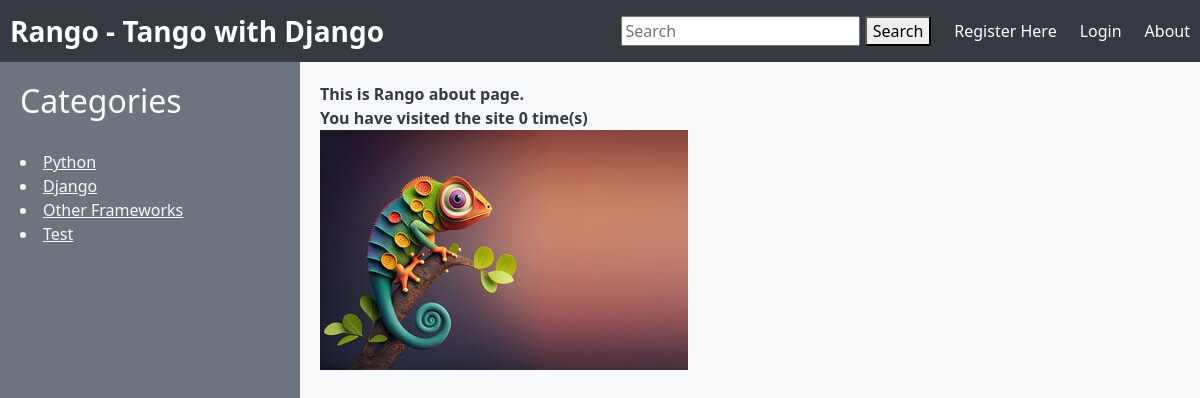
The app's page /rango/about/, older data.
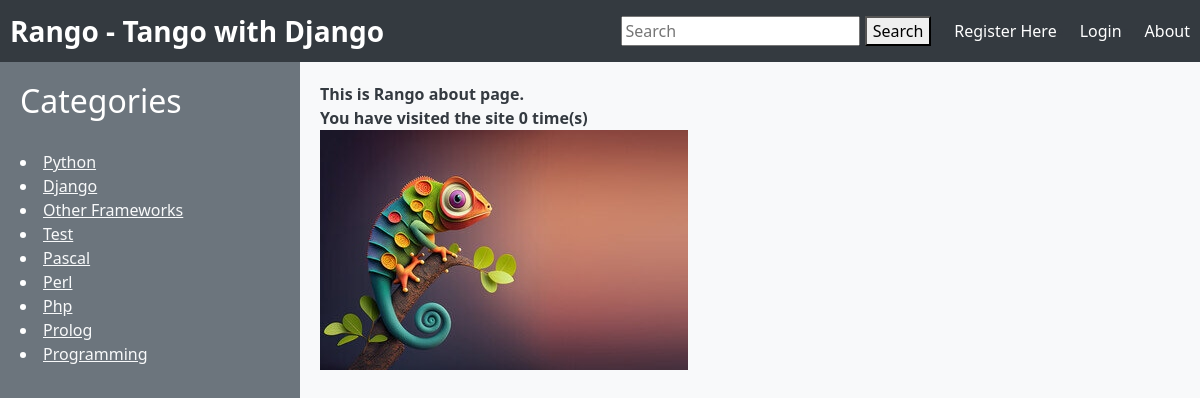
The same page, newer data.
### rango/models.py (models this page shows, shortened)
class Category(models.Model):
    name = models.CharField(max_length=128, unique=True)
    likes = models.PositiveIntegerField(default=0)
    views = models.IntegerField(default=0)

### rango/views.py (the view)
# urls.py: path('about/', about, name='about'),
def about(request):
    if request.session.get('visits'):
        count = request.session.get('visits')
    else:
        count = 0
    context = {
        'about': 'This is Rango about page.',
        'visits': count,
    }
    return render(request, 'rango/about.html', context)

### rango/templatetags/rango_extras.py (called while the page is built)
@register.inclusion_tag('rango/cats.html')
def get_category_list(cat=None):
    return {'cats': Category.objects.all(), 'act_cat': cat, 'pages': Page.objects.all()}

### templates/rango/about.html (shortened to what this page needs)
{% extends 'base.html' %}
{% load static %}
{% block body_block %}
	<strong>{{ about }}</strong> <br />
	<strong>You have visited the site {{ visits }} time(s)</strong><br />
		<img src="{% static 'about_new.jpg' %}" alt="Picture of chameleon" />
	</body>
	<br>
{% endblock %}

### templates/rango/cats.html
{% if cats %}
    {% for c in cats %}
        {% if c == act_cat %} <li  class="active" > {% else  %} <li>{% endif %}
            <a href="/rango/category/{{c.name}}" class="cat-color">{{ c.name }}</a></li>
    {% endfor %}
{% else %}
    <li> <strong >There are no category present.</strong></li>
    </ul>
{% endif %}

Row changes from the older to the newer data that the page shows:
added Category: name "Pascal"
added Category: name "Perl"
added Category: name "Php"
added Category: name "Prolog"
added Category: name "Programming"
